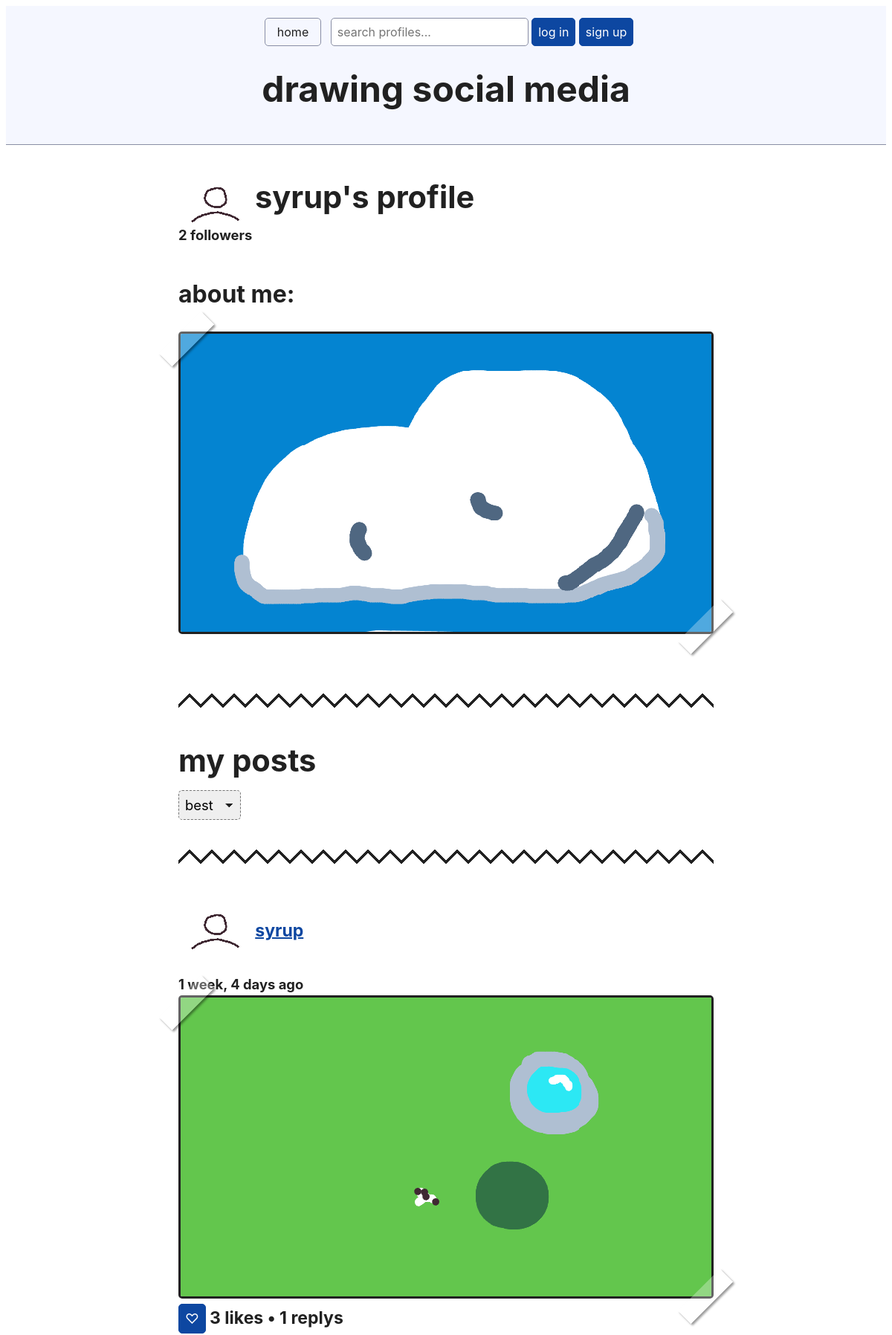
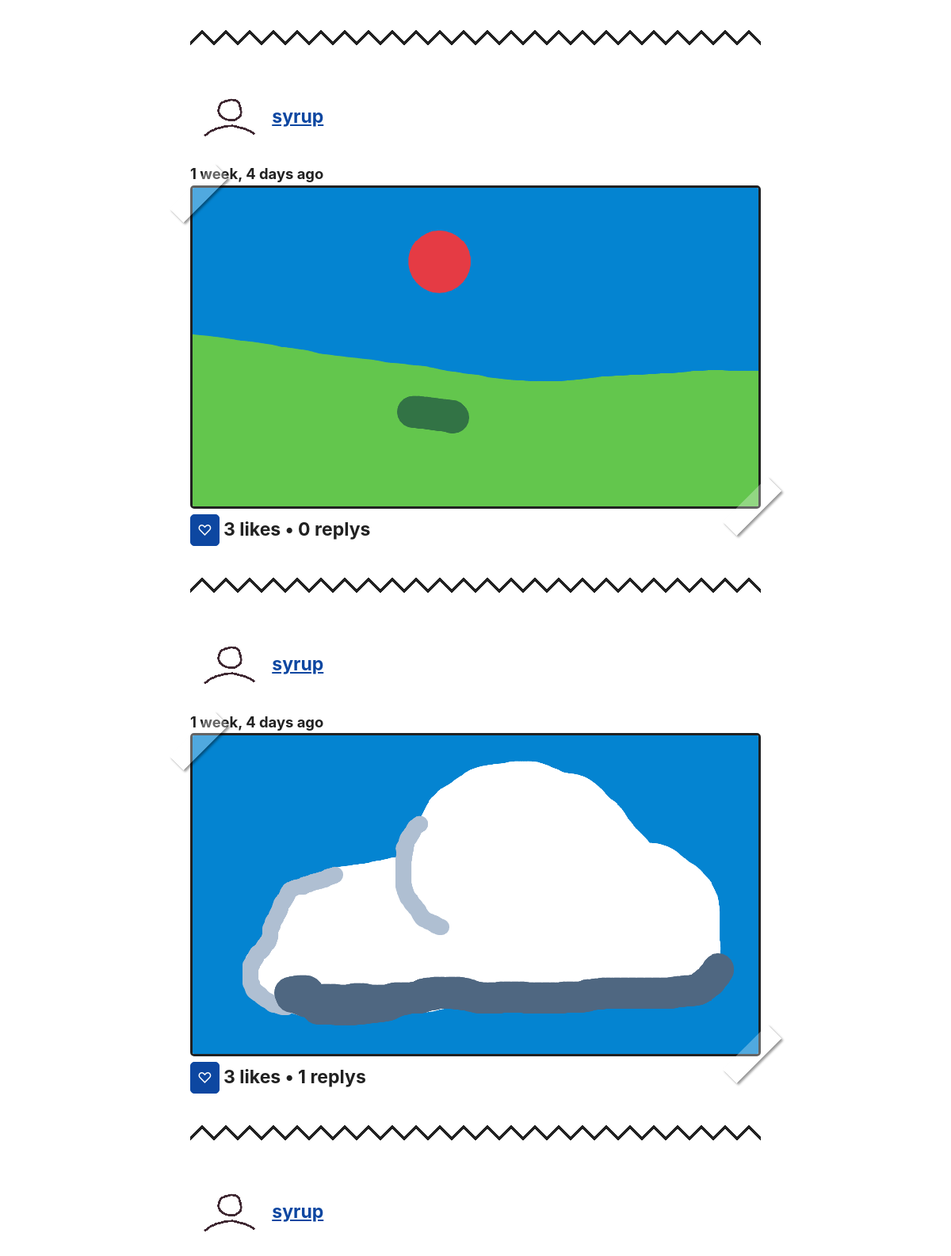
Page /profile/1/ (upper part) on the committed database (2 pictures, top to bottom).
### socialMedia/models.py (models this page shows, shortened)
class UserProfile(models.Model):
    user = models.OneToOneField(User, on_delete=models.CASCADE)
    profile_picture = models.ImageField(default="placeholders/fpfPlaceholder.png")
    bio_picture = models.ImageField(default="placeholders/bioPlaceholder.png")
    def __str__(self):
        return self.user.username

class Post(models.Model):
    body = models.ImageField()
    created_by = models.ForeignKey("UserProfile", on_delete=models.CASCADE)
    created_on = models.DateTimeField(auto_now_add=True)

### socialMedia/views.py (the view, shortened to what this page needs)
# urls.py: path('profile/<int:pk>/',views.profile_detail,name="profile_detail"),
def profile_detail(request, pk):
    profile = UserProfile.objects.get(pk=pk)
    page=1
    order_by="-like_count"
    url_sort_by="best"
    parsed_url = parse_qs(urlparse(request.build_absolute_uri()).query)
    if('page' in parsed_url):
        page=parsed_url['page'][0]
    posts = Post.objects.filter(created_by=pk)
    posts = Paginator(posts.annotate(like_count=Count('likes')+1).order_by(order_by), 10)
    context = {
        "profile" : profile,
        "posts": posts.page(page),
        "url_sort_by":url_sort_by,
        "sort_by" :order_by,
        "page" : page,
        "max_page" : posts.num_pages,
    }
    return render(request, "profile_detail.html", context)

### socialMedia/templates/profile_detail.html (shortened to what this page needs)
{% extends "base.html" %}
{% block page_content %}
    <!-- {% load static %}
    <img src="/media/{{post.body.name }}" alt="body image"> -->
    <div style="margin-top: 3rem;margin-bottom: 3rem;">
        {% if user == profile.user %}
            <a href="{% url 'create_pfp' %}"><img style="height: 55px; border-style: none;vertical-align: middle;" src="/media/{{profile.profile_picture}}" alt="body image"></a>
        {% else %}
            <img style="height: 55px; border-style: none;vertical-align: middle;" src="/media/{{profile.profile_picture}}" alt="body image">
        {% endif %}
        {% if user == profile.user %}
            <h2 style="display: inline;">my profile</h2>
        {% else %}
            <h2 style="display: inline;">{{profile.user}}'s profile</h2>
        {% endif %}
        {% if user.is_authenticated %}
            {% if profile.user != user %}
                {% load filters %}
            {% endif %}
        {% endif %}
        <br>
        <b style="margin-top: 0;" id="fc{{profile.pk}}" >{{profile.followers.all.count}} followers </b>
        <h3>about me:</h3>
        {% if user == profile.user %}
            <div class="photo"><a href="{% url 'create_bio' %}"><img class="art" style="width: 100%; vertical-align: middle;" src="/media/{{profile.bio_picture}}" alt="body image"></a></div>
        {% else %}
            <div class="photo"><img class="art" style="width: 100%; vertical-align: middle;" src="/media/{{profile.bio_picture}}" alt="body image"></div>
        {% endif %}
    </div>
    <div class="zig-zag-line"></div>
    <h2 style="margin: 1rem 0 1rem 0;">my posts</h2>
    {% include "components/sort.html" %}
    {% for post in posts %}
        {% include 'components/post.html' %}
    {% endfor %}
{% endblock page_content %}

### socialMedia/templates/components/post.html (shortened to what this page needs)
{% load static %}
{% load filters %}
<div class="post">
    <div>
        <h4>
            <a href="{% url 'profile_detail' post.created_by.pk%}"><img style="height: 55px; border-style: none;vertical-align: middle;" src="/media/{{post.created_by.profile_picture}}" alt="body image"></a>
            <a href="{% url 'profile_detail' post.created_by.pk%}">{{ post.created_by }}</a>
        </h4>
        <b>{{ post.created_on|timesince}} ago</b>
        <div class="photo"><a href="{% url 'post_detail' post.pk%}"> <img class="art" src="/media/{{post.body.name }}" alt="body image"></a></div>
    </div>
    {% if user.is_authenticated %}
        <button onclick="like('{% url 'post_like' post.pk %}','{% url 'post_get_likes' post.pk %}',{{post.pk}},'{{ csrf_token }}')" id="p{{post.pk}}">
            {% if post.likes.all|dasame:user.pk %}
                ♥
            {% else %}
                ♡
            {% endif %}
        </button>
    {% else %}
        <form style="display: inline;" method="post" action="{% url 'login' %}">
            <button type="submit">♡</button>
        </form>
    {% endif %}
    <h4 id="pl{{post.pk}}" style="display: inline">{{post.likes.all.count}} likes • {{post.replys.all.count}} replys</h4>
    <div class="zig-zag-line"></div>
</div>

### rows in the picture
UserProfile: profile_picture (picture), user "syrup", followers.all.count "2", bio_picture (picture)
Post: created_by.profile_picture (picture), created_by "syrup", created_on "1 week, 4 days", body.name (picture), likes.all.count "3", replys.all.count "1"
Post: created_by.profile_picture (picture), created_by "syrup", created_on "1 week, 4 days", body.name (picture), likes.all.count "3", replys.all.count "0"
Post: created_by.profile_picture (picture), created_by "syrup", created_on "1 week, 4 days", body.name (picture), likes.all.count "3", replys.all.count "1"
Post: created_by.profile_picture (picture), created_by "syrup"
